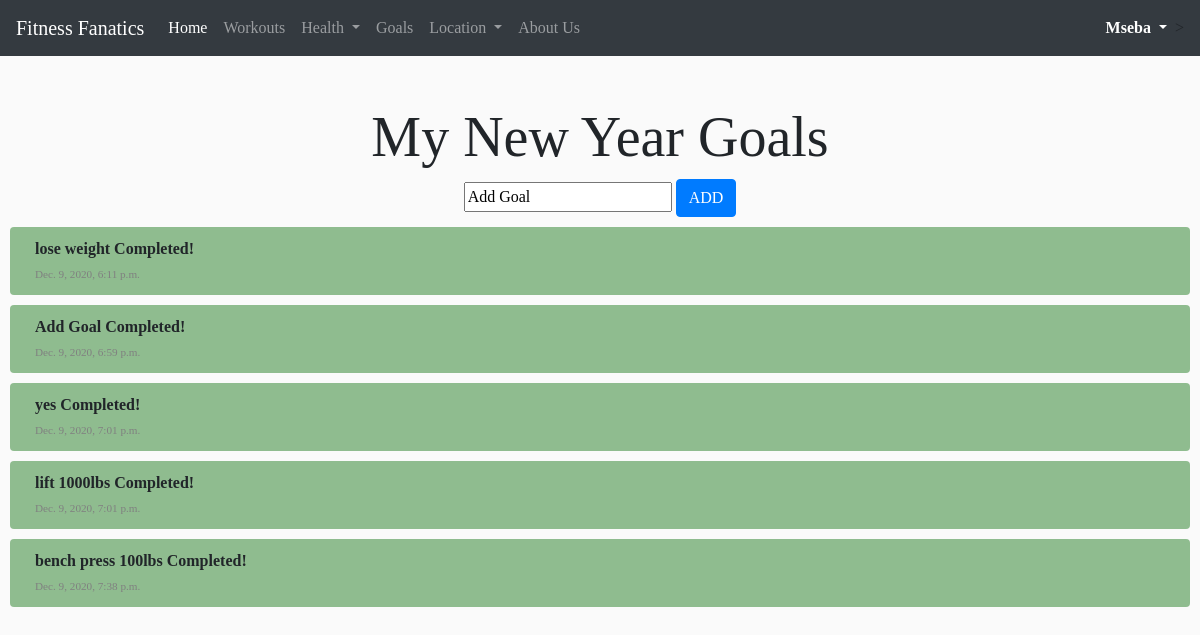
The page /FitnessPage/goals (signed in) on the database its author committed.
### FitnessPage/models.py (models this page shows, shortened)
class Goals(models.Model):
    goal = models.CharField(max_length=200, default="Add Goal")
    created_at = models.DateTimeField(auto_now_add=True)
    completed = models.BooleanField(default=False)

### FitnessPage/views.py (the view)
# urls.py: path('goals', views.goals, name="goals"),
def goals(request):
    goal = Goals.objects.all()
    if request.method == 'POST':
        form = GoalForm(request.POST)
        if form.is_valid():
            form.save()
    else:
        form = GoalForm()
    context = {'goals': goal, 'form': form}
    return render(request, 'FitnessPage/goals.html', context)

### FitnessPage/forms.py
class GoalForm(forms.ModelForm):
    class Meta:
        model = Goals
        fields = '__all__'

### templates/FitnessPage/goals.html (shortened to what this page needs)
{% extends "FitnessPage/base.html" %}
{% load static %}
{% load crispy_forms_filters %}
{% load crispy_forms_tags  %}
{% block body %}
    <div class="container mt-5">
        <div class="row">
            <div class="col-sm align-content-center">
                <h1 class="display-4" style="text-align: center">My New Year Goals</h1>
            </div>
        </div>
    </div>
        <div class="row">
        <div class="col-sm align-content-center" >
                <form style="text-align: center" method="post">
                    {{ form.goal }}
                <input class="btn btn-primary" type="submit" value="ADD">
                </form>
            </div>
        </div>
        {% for t in goals %}
            {% if t.completed == True %}
                    <div class="row" style="border: 5px green;
                        border-radius: .25rem;
                        background: darkseagreen;
                        padding: 10px;
                        margin: 10px;" id="background">
                        <div class="col-sm" id="info">
                            <strong>{{ t.goal }} Completed!</strong>
                    <br>
                    <span style="font-size: .7rem; color: gray;">{{ t.created_at }}</span>
                </div>
            {% endif %}
            </div>
        {% endfor %}
{% endblock %}

### templates/FitnessPage/base.html (shortened to what this page needs)
{% load static %}
<!DOCTYPE html>
<html lang="en">
<head>
    <link rel="stylesheet" href="https://cdn.jsdelivr.net/npm/bootstrap@4.5.3/dist/css/bootstrap.min.css">
    <link rel="stylesheet" href="https://stackpath.bootstrapcdn.com/bootstrap/4.5.2/css/bootstrap.min.css">
    <link rel="stylesheet" href="https://cdnjs.cloudflare.com/ajax/libs/font-awesome/5.15.1/css/all.min.css">
    <link rel="stylesheet" href="{% static 'css/styles.css' %}">
</head>
<body>
    <nav class="navbar navbar-expand-lg navbar-dark bg-dark">
        <a class="navbar-brand" href="#">Fitness Fanatics</a>
            <div class="collapse navbar-collapse" id="navbarNavDropdown">
                <ul class="navbar-nav">
                    <li class="nav-item active">
                        <a class="nav-link" href="/FitnessPage/">Home <span class="sr-only">(current)</span></a>
                    </li>
                    <li class="nav-item">
                        <a class="nav-link" href="/FitnessPage/workout">Workouts</a>
                    </li>
                    <li class="nav-item dropdown">
                        <a class="nav-link dropdown-toggle" href="#" id="navbarDropdownMenuLink" role="button" data-toggle="dropdown" aria-haspopup="true" aria-expanded="false">
                            Health
                        </a>
                     </li>
                <li class="nav-item">
                    <a class="nav-link" href="/FitnessPage/goals">Goals</a>
                </li>
                <li class="nav-item dropdown">
                     <a class="nav-link dropdown-toggle" href="#" id="navbarDropdownMenuLink" role="button" data-toggle="dropdown" aria-haspopup="true" aria-expanded="false">
                     Location
                    </a>
                </li>
                    <li class="nav-item">
                    <a class="nav-link" href="/FitnessPage/about_us">About Us</a>
                    </li>
                </ul>
 </div>
        {% if user.is_authenticated %}
                <ul class="navbar-nav">
                    <li class="nav-item dropdown">
                        <a class="nav-link dropdown-toggle text-capitalize font-weight-bold active" href="#" id="navbarDropdown" role="button" data-toggle="dropdown" aria-haspopup="true" aria-expanded="false">
                            {{  user.username}}
                        </a>
                    </li>
                </ul>>
            {% else %}
                <a class="btn btn-light mr-2" href={% url 'login' %}>Login</a>
                <a class="btn btn-light" href={% url 'register' %}>Register</a>
            {% endif %}
</nav>
    {% block body %}
    {% endblock %}
</body>
</html>

### static/css/styles.css (style rules this page uses)
body { font-family: Arial, Helvetica, sans-serif; margin: 0; }
html { box-sizing: border-box; }
*, *:before, *:after { box-sizing: inherit; }
.container { padding: 0 16px; }
.container::after, .row::after { content: ""; clear: both; display: table; }
Body { font-family: Georgia, serif; background-color: darkgray; }

### templates/FitnessPage/goals.html (style rules this page uses)
body { background: #fafafa; }

### rows shown on the page
Goals: goal "lose weight", created_at "Dec. 9, 2020, 6:11 p.m."
Goals: goal "Add Goal", created_at "Dec. 9, 2020, 6:59 p.m."
Goals: goal "yes", created_at "Dec. 9, 2020, 7:01 p.m."
Goals: goal "lift 1000lbs", created_at "Dec. 9, 2020, 7:01 p.m."
Goals: goal "bench press 100lbs", created_at "Dec. 9, 2020, 7:38 p.m."

### other values the page prints
{{ user.username }} "Mseba"
